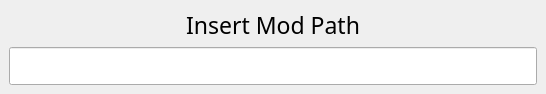
<?xml version="1.0" encoding="UTF-8"?>
<ui version="4.0">
 <class>MainWindow</class>
 <widget class="QMainWindow" name="MainWindow">
  <property name="enabled">
   <bool>true</bool>
  </property>
  <property name="geometry">
   <rect>
    <x>0</x>
    <y>0</y>
    <width>546</width>
    <height>88</height>
   </rect>
  </property>
  <property name="maximumSize">
   <size>
    <width>16777215</width>
    <height>16777215</height>
   </size>
  </property>
  <property name="font">
   <font>
    <family>Adwaita Sans</family>
   </font>
  </property>
  <property name="windowTitle">
   <string>Vic2 Mod Selector</string>
  </property>
  <widget class="QWidget" name="centralwidget">
   <property name="sizePolicy">
    <sizepolicy hsizetype="Maximum" vsizetype="Maximum">
     <horstretch>0</horstretch>
     <verstretch>0</verstretch>
    </sizepolicy>
   </property>
   <layout class="QVBoxLayout" name="verticalLayout">
    <item>
     <widget class="QLabel" name="label">
      <property name="font">
       <font>
        <family>Adwaita Sans</family>
        <pointsize>17</pointsize>
       </font>
      </property>
      <property name="layoutDirection">
       <enum>Qt::LayoutDirection::LeftToRight</enum>
      </property>
      <property name="text">
       <string>Insert Mod Path</string>
      </property>
      <property name="alignment">
       <set>Qt::AlignmentFlag::AlignCenter</set>
      </property>
     </widget>
    </item>
    <item>
     <widget class="QLineEdit" name="pathSelector">
      <property name="font">
       <font>
        <family>Adwaita Sans</family>
        <pointsize>16</pointsize>
       </font>
      </property>
     </widget>
    </item>
   </layout>
  </widget>
 </widget>
 <resources/>
 <connections/>
</ui>
